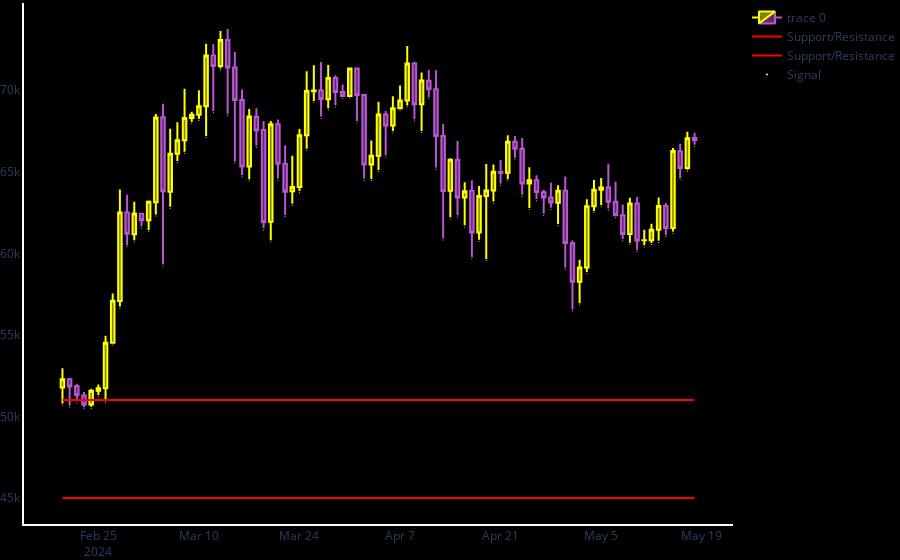

Write notebook code for a chart like this one.
### Code cell
dfpl = data[-90:-1]
import plotly.graph_objects as go
fig = go.Figure(data=[go.Candlestick(x=dfpl.index,
                open=dfpl['Open'],
                high=dfpl['High'],
                low=dfpl['Low'],
                close=dfpl['Close'],
                increasing_line_color= 'yellow', decreasing_line_color= 'mediumorchid'),
                go.Scatter(x=dfpl.index, y=[45000]*len(dfpl), line=dict(color='red', width=2), name="Support/Resistance"),
                go.Scatter(x=dfpl.index, y=[51000]*len(dfpl), line=dict(color='red', width=2), name="Support/Resistance"),
                go.Scatter(x=dfpl.index, y=dfpl.Low-100, mode="markers", marker=dict(size=1, color="moccasin"), name="Signal")])
fig.update(layout_xaxis_rangeslider_visible=False)
fig.update_layout(paper_bgcolor="black", plot_bgcolor="black",
                 margin_l=0, margin_b=0, margin_r=50, margin_t=0)
fig.update_xaxes(showline=True, linewidth=2, linecolor='white', gridcolor='black')
fig.update_yaxes(showline=True, linewidth=2, linecolor='white', gridcolor='black')
fig.show()
